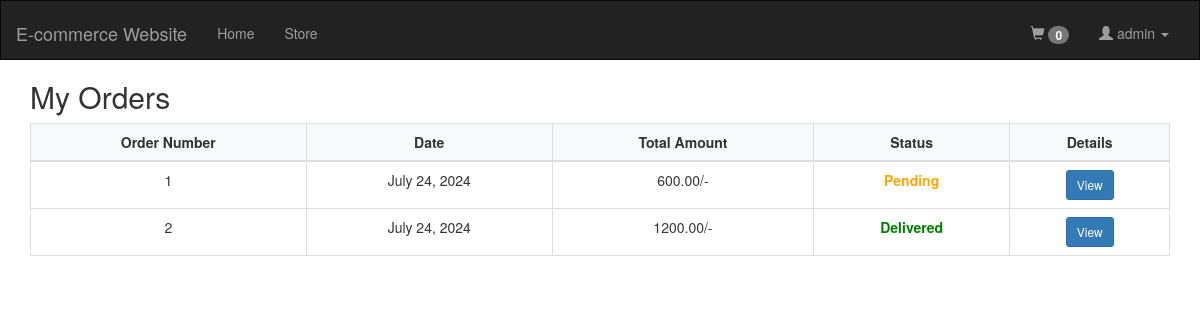
The page /my_orders/ (signed in) on the database its author committed.
### app/models.py (models this page shows, shortened)
class Order(models.Model):
    user = models.ForeignKey(User, on_delete=models.CASCADE)
    name = models.CharField(max_length=100)
    email = models.EmailField()
    phone = models.CharField(max_length=15)
    address = models.TextField()
    city = models.CharField(max_length=50)
    zip = models.CharField(max_length=10)
    country = models.CharField(max_length=50)
    total_price = models.DecimalField(max_digits=10, decimal_places=2)
    created_at = models.DateTimeField(auto_now_add=True)
    status = models.CharField(max_length=10, choices=[
        ('Pending', 'Pending'),
        ('Delivered', 'Delivered'),
        ('Cancelled', 'Cancelled'),], default='Pending')

### app/views.py (the view)
# urls.py: path('my_orders/', my_orders, name='my_orders'),
@login_required
def my_orders(request):
    orders = Order.objects.filter(user=request.user)
    return render(request, 'app/my_orders.html', {'orders': orders})

### app/context_processors.py (called while the page is built)
def cart_count(request):
    if request.user.is_authenticated:
        count = Cart.objects.filter(user=request.user).count()
    else:
        count = 0
    return {'cart_count': count}

### app/templates/app/my_orders.html (shortened to what this page needs)
{% extends 'base.html' %}
{% block body %}
<div class="container">
    <h2 class="my-4">My Orders</h2>
    {% if orders %}
        <table class="table table-bordered order-table">
            <thead>
                <tr>
                    <th>Order Number</th>
                    <th>Date</th>
                    <th>Total Amount</th>
                    <th>Status</th>
                    <th>Details</th>
                </tr>
            </thead>
            <tbody>
                {% for order in orders %}
                <tr>
                    <td>{{ forloop.counter}}</td>
                    <td>{{ order.created_at|date:"F j, Y" }}</td>
                    <td>{{ order.total_price|floatformat:2 }}/-</td>
                    <td class="order-status {{order.status}}">{{order.status}}</td>
                    <td><a href="{% url 'order_detail' order.id %}" class="btn btn-primary btn-sm">View</a></td>
                </tr>
                {% endfor %}
            </tbody>
        </table>
    {% else %}
        <p>You have no orders.</p>
    {% endif %}
</div>
{% endblock %}

### app/templates/base.html (shortened to what this page needs)
<!DOCTYPE html>
<html lang="en">
<head>
  <link rel="stylesheet" href="https://maxcdn.bootstrapcdn.com/bootstrap/3.4.1/css/bootstrap.min.css">
  <link rel="stylesheet" href="https://cdnjs.cloudflare.com/ajax/libs/font-awesome/5.15.4/css/all.min.css">
</head>
<body>
  <nav class="navbar navbar-inverse">
    <div class="container-fluid">
      <div class="navbar-header">
        <a class="navbar-brand" href="{% url 'home' %}">E-commerce Website</a>
      </div>
      <div class="collapse navbar-collapse" id="myNavbar">
        <ul class="nav navbar-nav">
          <li><a href="{% url 'home' %}">Home</a></li>
          <li><a href="{% url 'store' %}">Store</a></li>
        </ul>
        <ul class="nav navbar-nav navbar-right">
          <li>
            <a href="{% url 'cart_view' %}">
              <i class="glyphicon glyphicon-shopping-cart"></i>
              <span class="badge" id="cart-counter">{{ cart_count }}</span>
            </a>
          </li>
          {% if user.is_authenticated %}
          <li class="dropdown">
            <a href="#" class="dropdown-toggle" data-toggle="dropdown" role="button" aria-haspopup="true"
              aria-expanded="false">
              <span class="glyphicon glyphicon-user"></span> {{ user.username }} <span class="caret"></span>
            </a>
          </li>
          {% endif %}
        </ul>
      </div>
    </div>
  </nav>
  {% block body %}
  {% endblock %}
</body>
</html>

### app/templates/base.html (style rules this page uses)
.navbar { margin-bottom: 0; border-radius: 0; }
.container-fluid { margin-top: 7px; }
a { text-decoration: none !important; color: #777a7c; }

### app/templates/app/my_orders.html (style rules this page uses)
.order-table th, .order-table td { text-align: center; vertical-align: middle; }
.order-table th { background-color: #f8f9fa; }
.order-status { font-weight: bold; }
.order-status.Pending { color: orange; }
.order-status.Delivered { color: green; }

### rows shown on the page
Order: created_at "July 24, 2024", total_price "600.00", status "Pending"
Order: created_at "July 24, 2024", total_price "1200.00", status "Delivered"

### other values the page prints
{{ cart_count }} "0"
{{ user.username }} "admin"
